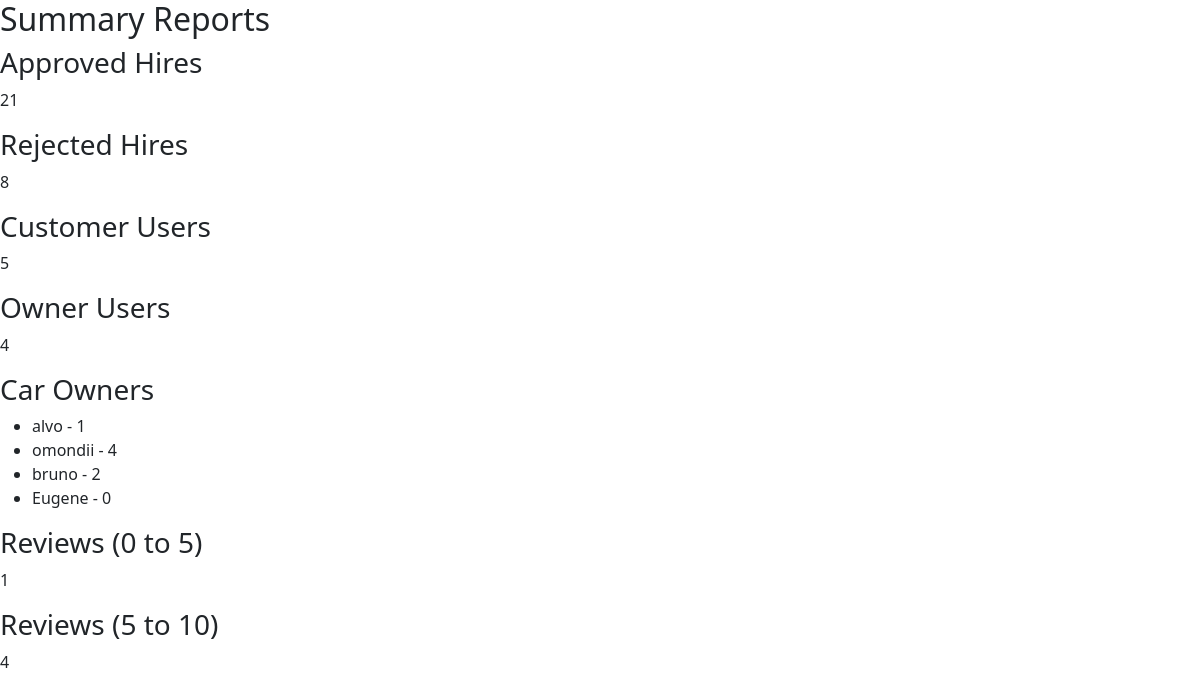
Page /custom_admin_dashboard_filter/ on the earlier database version.
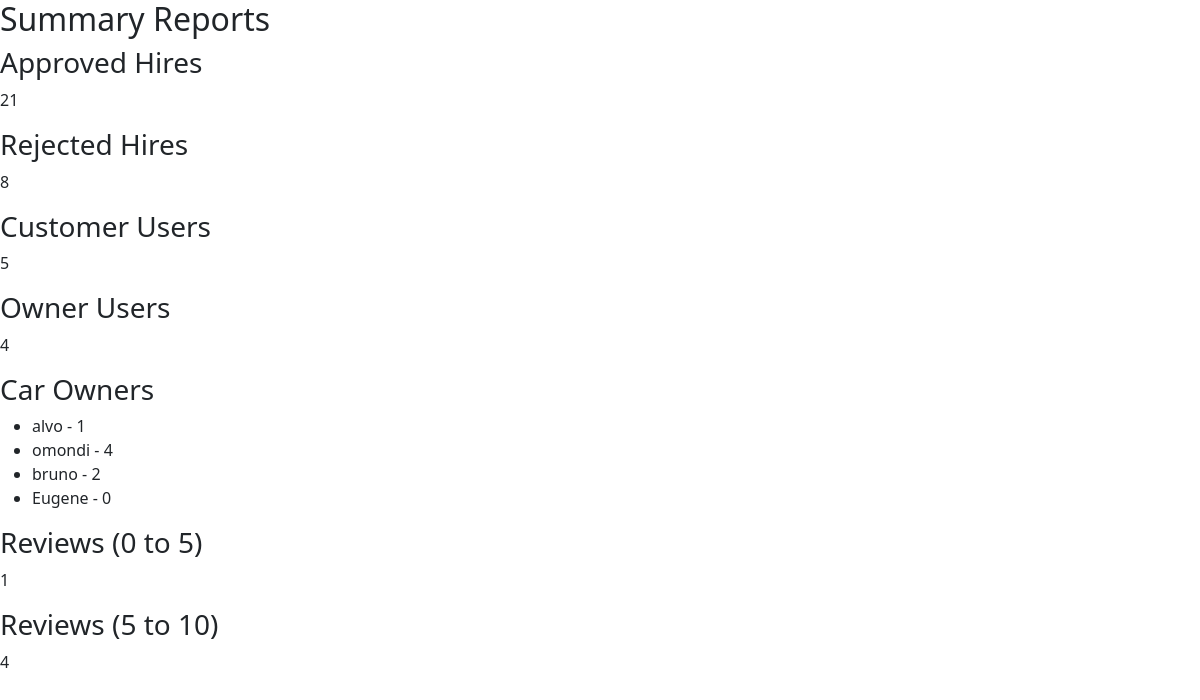
Same page on the later database version.
### accounts/models.py (models this page shows)
class User(AbstractUser):
    name = models.CharField(max_length=200, null=True) #attribute name defined
    email = models.EmailField(unique=True,null=True)

### accounts/views.py (the view)
# urls.py: path('custom_admin_dashboard_filter/',views.filter,name="filter"),
def filter(request):
    approved_hires = Hire.objects.filter(is_approved=True).count()
    rejected_hires = Hire.objects.filter(is_rejected=True).count()
    customer_users = User.objects.filter(groups__name='customer').count()
    owner_users = User.objects.filter(groups__name='owner').count()
    car_owners = User.objects.filter(groups__name='owner').annotate(num_cars=Count('car')).values('username', 'num_cars')
    reviews_0_to_5 = Review.objects.filter(rate__range=(0, 5)).count()
    reviews_5_to_10 = Review.objects.filter(rate__range=(5, 10)).count()
    return render(request, 'accounts/filter.html', {
        'approved_hires': approved_hires,
        'rejected_hires': rejected_hires,
        'customer_users': customer_users,
        'owner_users': owner_users,
        'car_owners': car_owners,
        'reviews_0_to_5': reviews_0_to_5,
        'reviews_5_to_10': reviews_5_to_10
    })

### accounts/templates/accounts/filter.html (shortened to what this page needs)
<!DOCTYPE html>
<html lang="en">
<head>
    <link href="https://cdn.jsdelivr.net/npm/bootstrap@5.3.0-alpha3/dist/css/bootstrap.min.css" rel="stylesheet">
</head>
<body>
    <h2>Summary Reports</h2>
<div class="report">
    <h3>Approved Hires</h3>
    <p>{{ approved_hires }}</p>
</div>
<div class="report">
    <h3>Rejected Hires</h3>
    <p>{{ rejected_hires }}</p>
</div>
<div class="report">
    <h3>Customer Users</h3>
    <p>{{ customer_users }}</p>
</div>
<div class="report">
    <h3>Owner Users</h3>
    <p>{{ owner_users }}</p>
</div>
<div class="report">
    <h3>Car Owners</h3>
    <ul>
        {% for car_owner in car_owners %}
        <li>{{ car_owner.username }} - {{ car_owner.num_cars }}</li>
        {% endfor %}
    </ul>
</div>
<div class="report">
    <h3>Reviews (0 to 5)</h3>
    <p>{{ reviews_0_to_5 }}</p>
</div>
<div class="report">
    <h3>Reviews (5 to 10)</h3>
    <p>{{ reviews_5_to_10 }}</p>
</div>
</body>
</html>

Differences in the rows shown:
changed User (number 2 of 4 on the later page): username "omondii" → "omondi"
